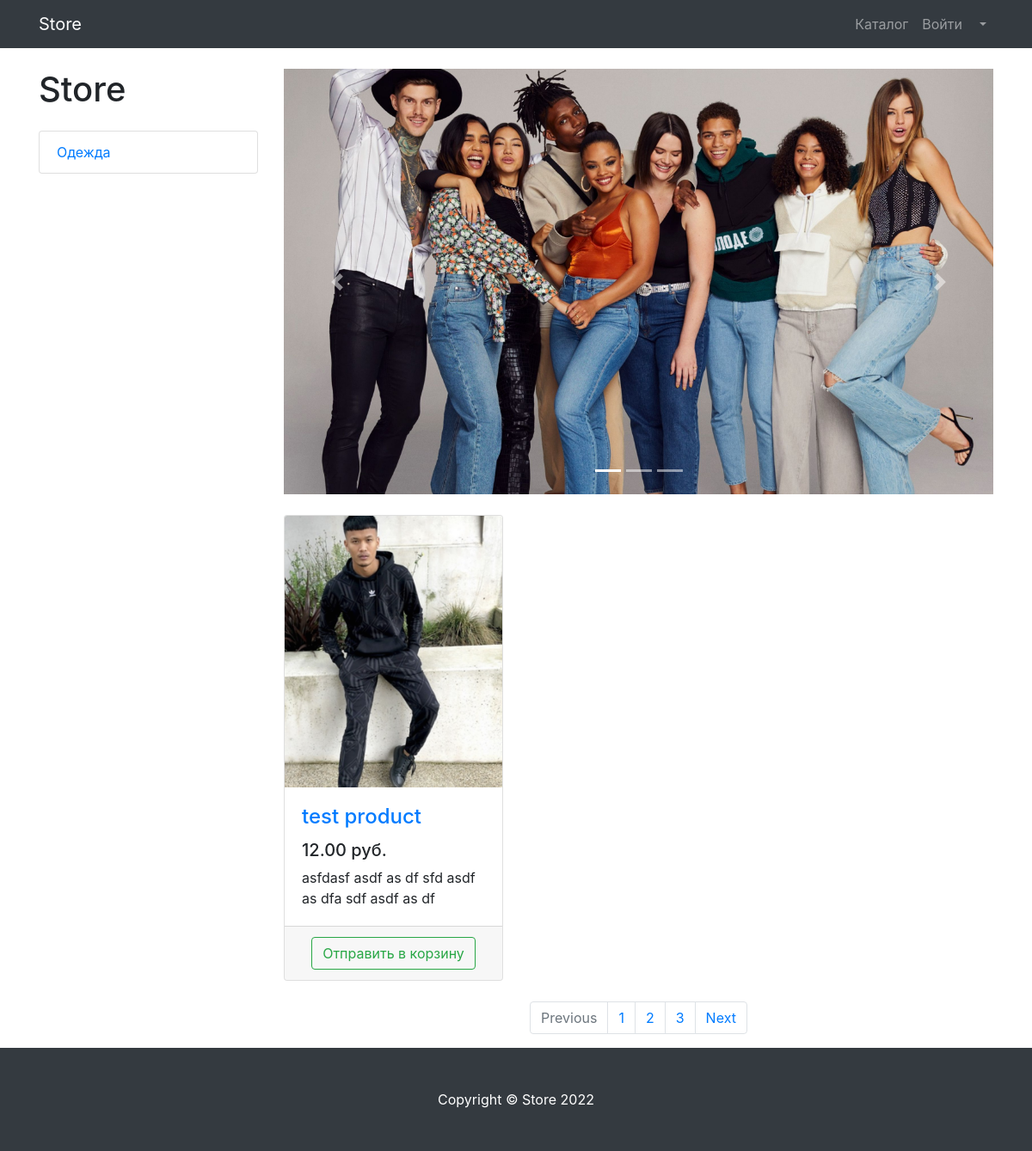
Screenshot of /products/ with the database file from the repository.
### products/models.py (models this page shows, shortened)
class ProductCategory(models.Model):
    name = models.CharField(max_length=150)
    description = models.TextField(null=True, blank=True)

class Product(models.Model):
    name = models.CharField(max_length=250)
    description = models.TextField()
    price = models.DecimalField(max_digits=7, decimal_places=2)
    quantity = models.PositiveIntegerField(default=0)
    image = models.ImageField(upload_to='products_image/')
    category = models.ForeignKey(ProductCategory, on_delete=models.CASCADE)

### products/views.py (the view)
# urls.py: path('', products, name='products'),
def products(request):
    context = {
        'products': Product.objects.all(),
        'categories': ProductCategory.objects.all(),
    }
    return render(request, 'products/products.html', context)

### products/templates/products/products.html (shortened to what this page needs)
{% extends 'products/base.html' %}
{% load static %}
{% block css %}
    <link href="{% static 'vendor/css/products.css' %}" rel="stylesheet">
{% endblock %}
{% block contetn %}
    <div class="container">
        <div class="row">
            {% for category in categories %}
                <div class="col-lg-3">
                    <h1 class="my-4">Store</h1>
                    <div class="list-group">
                        <a href="#" class="list-group-item">{{ category.name }}</a>
                    </div>
                </div>
            {% endfor %}
            <div class="col-lg-9">
                <div id="carouselExampleIndicators" class="carousel slide my-4" data-ride="carousel">
                    <ol class="carousel-indicators">
                        <li data-target="#carouselExampleIndicators" data-slide-to="0" class="active"></li>
                        <li data-target="#carouselExampleIndicators" data-slide-to="1"></li>
                        <li data-target="#carouselExampleIndicators" data-slide-to="2"></li>
                    </ol>
                    <div class="carousel-inner" role="listbox">
                        <div class="carousel-item active">
                            <img class="d-block img-fluid" src="{% static 'vendor/img/slides/slide-1.jpg' %}"
                                 alt="First slide">
                        </div>
                    </div>
                    <a class="carousel-control-prev" href="#carouselExampleIndicators" role="button" data-slide="prev">
                        <span class="carousel-control-prev-icon" aria-hidden="true"></span>
                    </a>
                    <a class="carousel-control-next" href="#carouselExampleIndicators" role="button" data-slide="next">
                        <span class="carousel-control-next-icon" aria-hidden="true"></span>
                    </a>
                </div>
                <div class="row">
                    {% for product in products %}
                        <div class="col-lg-4 col-md-6 mb-4">
                        <div class="card h-100">
                            <a href="#">
                                <img class="card-img-top"
                                     src="{{ product.image.url }}"
                                     alt="">
                            </a>
                            <div class="card-body">
                                <h4 class="card-title">
                                    <a href="#">{{ product.name }}</a>
                                </h4>
                                <h5>{{ product.price }} руб.</h5>
                                <p class="card-text">{{ product.description }}</p>
                            </div>
                            <div class="card-footer text-center">
                                <button type="button" class="btn btn-outline-success">Отправить в корзину</button>
                            </div>
                        </div>
                    </div>
                    {% endfor %}
                </div>
                <nav aria-label="Page navigation example">
                    <ul class="pagination justify-content-center">
                        <li class="page-item disabled">
                            <a class="page-link" href="#" tabindex="-1" aria-disabled="true">Previous</a>
                        </li>
                        <li class="page-item"><a class="page-link" href="#">1</a></li>
                        <li class="page-item"><a class="page-link" href="#">2</a></li>
                        <li class="page-item"><a class="page-link" href="#">3</a></li>
                        <li class="page-item">
                            <a class="page-link" href="#">Next</a>
                        </li>
                    </ul>
                </nav>
            </div>
        </div>
    </div>
{% endblock %}
{% block footer %}
    <footer class="py-5 bg-dark">
        <div class="container">
            <p class="m-0 text-center text-white">Copyright &copy; Store 2022</p>
        </div>
    </footer>
{% endblock %}

### rows the page displays
ProductCategory: name "Одежда"
Product: image (picture), name "test product", price "12.00", description "asfdasf asdf as df sfd asdf as dfa sdf asdf as df"
